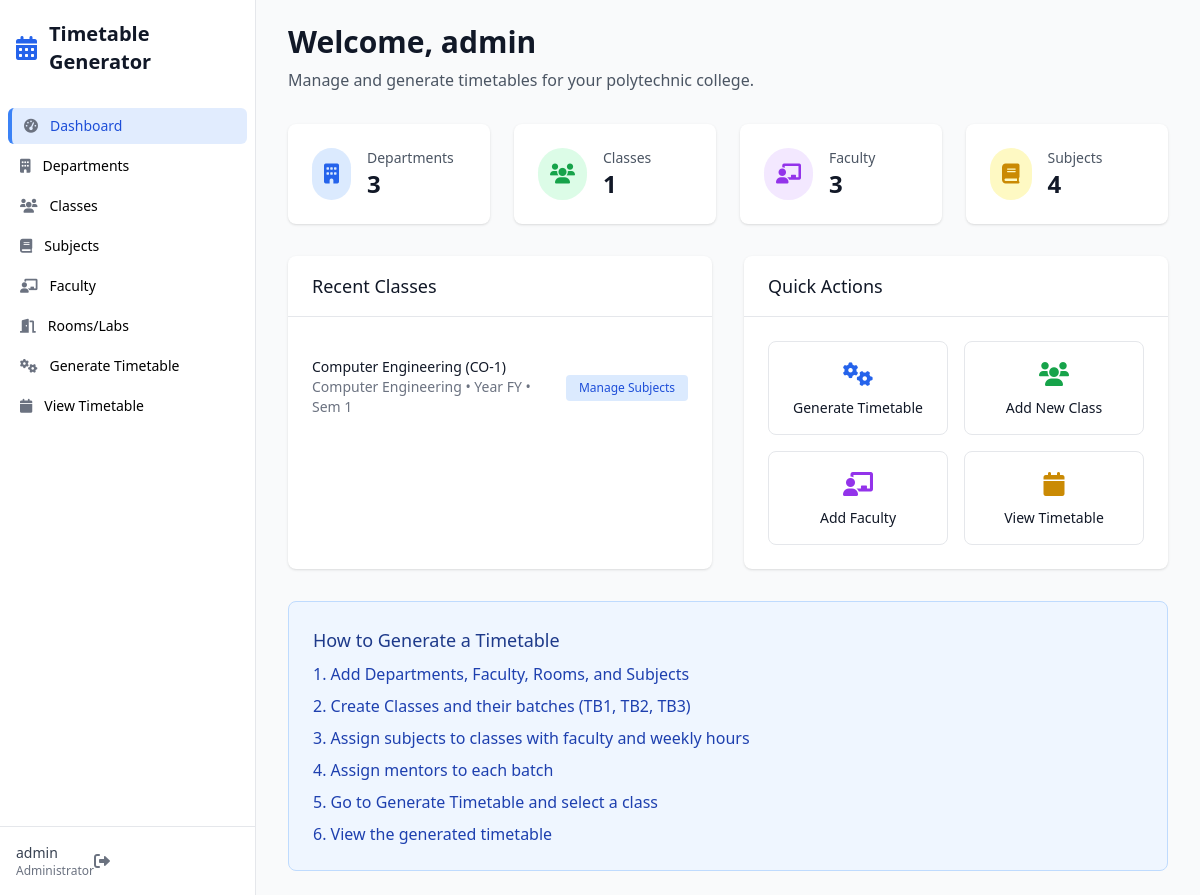
Page /dashboard (signed in) on the earlier database version.
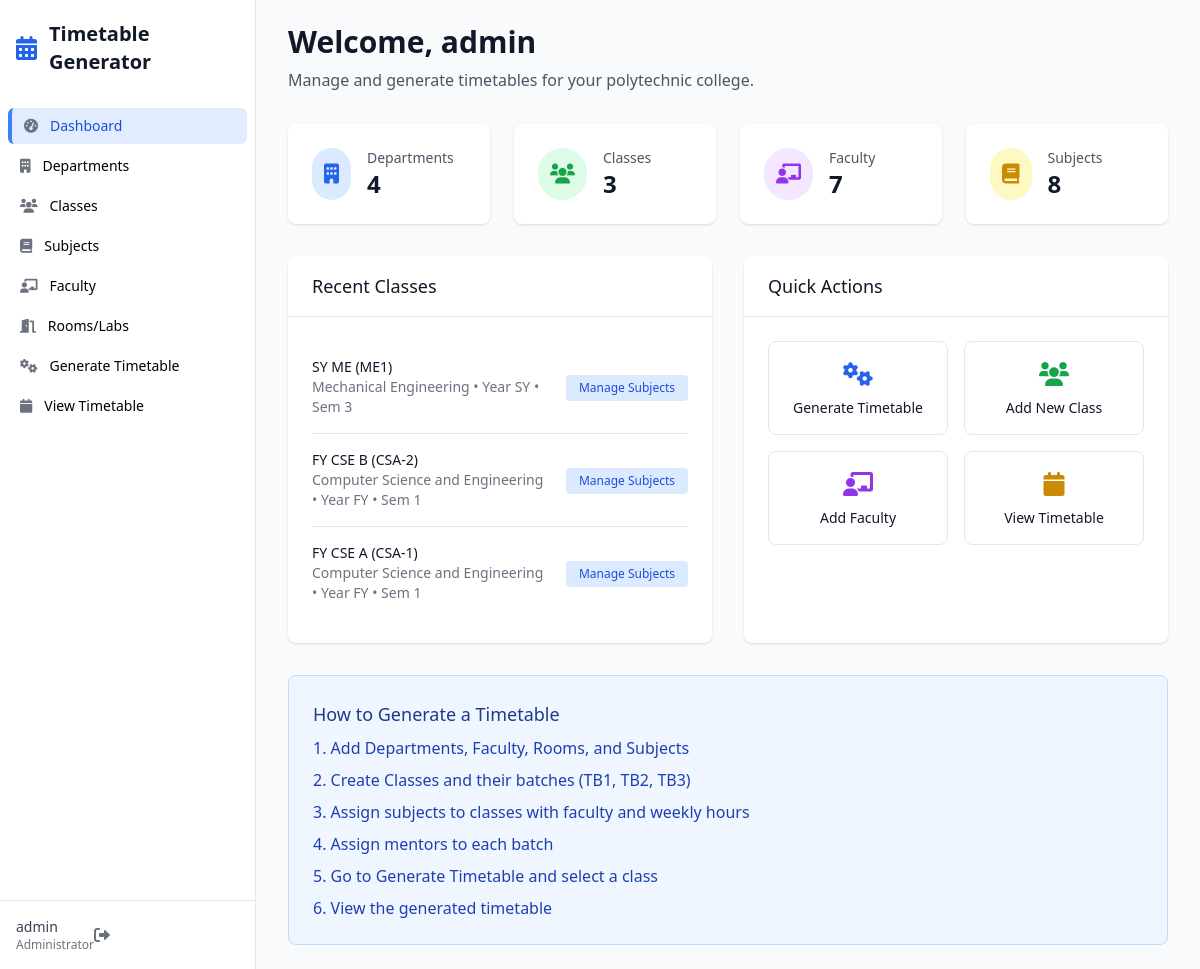
Same page on the later database version.
### app.py (models this page shows, shortened)
class User(UserMixin, db.Model):
    id = db.Column(db.Integer, primary_key=True)
    username = db.Column(db.String(80), unique=True, nullable=False)
    email = db.Column(db.String(120), unique=True, nullable=False)
    password_hash = db.Column(db.String(200))
    is_admin = db.Column(db.Boolean, default=False)
    created_at = db.Column(db.DateTime, default=datetime.utcnow)

class Class(db.Model):
    id = db.Column(db.Integer, primary_key=True)
    name = db.Column(db.String(50), nullable=False)
    code = db.Column(db.String(20), unique=True, nullable=False)
    year = db.Column(db.String(10), nullable=False)  # FY, SY, TY
    department_id = db.Column(db.Integer, db.ForeignKey('department.id'), nullable=False)
    semester = db.Column(db.Integer, nullable=False)
    strength = db.Column(db.Integer, default=60)
    created_at = db.Column(db.DateTime, default=datetime.utcnow)
    subjects = db.relationship('ClassSubject', backref='class_ref', lazy=True)
    batches = db.relationship('Batch', backref='class_ref', lazy=True)
    timetable = db.relationship('Timetable', backref='class_ref', lazy=True)

class Department(db.Model):
    id = db.Column(db.Integer, primary_key=True)
    code = db.Column(db.String(10), unique=True, nullable=False)
    name = db.Column(db.String(100), nullable=False)
    description = db.Column(db.Text)
    created_at = db.Column(db.DateTime, default=datetime.utcnow)
    classes = db.relationship('Class', backref='department', lazy=True)
    faculty = db.relationship('Faculty', backref='department', lazy=True)

### app.py (the view)
@app.route('/dashboard')
@login_required
def dashboard():
    dept_count = Department.query.count()
    class_count = Class.query.count()
    faculty_count = Faculty.query.count()
    subject_count = Subject.query.count()
    recent_classes = Class.query.order_by(Class.created_at.desc()).limit(5).all()
    return render_template('dashboard.html',
                         dept_count=dept_count,
                         class_count=class_count,
                         faculty_count=faculty_count,
                         subject_count=subject_count,
                         recent_classes=recent_classes)

### app.py (called while the page is built)
@login_manager.user_loader
def load_user(user_id):
    return db.session.get(User, int(user_id))

### templates/dashboard.html (shortened to what this page needs)
{% extends "base.html" %}
{% block content %}
<div class="mb-8">
    <h1 class="text-3xl font-bold text-gray-900">Welcome, {{ current_user.username }}</h1>
    <p class="mt-2 text-gray-600">Manage and generate timetables for your polytechnic college.</p>
</div>
<div class="grid grid-cols-1 md:grid-cols-2 lg:grid-cols-4 gap-6 mb-8">
    <div class="card bg-white rounded-lg shadow p-6">
        <div class="flex items-center">
            <div class="rounded-full bg-blue-100 p-3">
                <i class="fas fa-building text-blue-600 text-xl"></i>
            </div>
            <div class="ml-4">
                <p class="text-sm font-medium text-gray-600">Departments</p>
                <p class="text-2xl font-semibold text-gray-900">{{ dept_count }}</p>
            </div>
        </div>
    </div>
    <div class="card bg-white rounded-lg shadow p-6">
        <div class="flex items-center">
            <div class="rounded-full bg-green-100 p-3">
                <i class="fas fa-users text-green-600 text-xl"></i>
            </div>
            <div class="ml-4">
                <p class="text-sm font-medium text-gray-600">Classes</p>
                <p class="text-2xl font-semibold text-gray-900">{{ class_count }}</p>
            </div>
        </div>
    </div>
    <div class="card bg-white rounded-lg shadow p-6">
        <div class="flex items-center">
            <div class="rounded-full bg-purple-100 p-3">
                <i class="fas fa-chalkboard-teacher text-purple-600 text-xl"></i>
            </div>
            <div class="ml-4">
                <p class="text-sm font-medium text-gray-600">Faculty</p>
                <p class="text-2xl font-semibold text-gray-900">{{ faculty_count }}</p>
            </div>
        </div>
    </div>
    <div class="card bg-white rounded-lg shadow p-6">
        <div class="flex items-center">
            <div class="rounded-full bg-yellow-100 p-3">
                <i class="fas fa-book text-yellow-600 text-xl"></i>
            </div>
            <div class="ml-4">
                <p class="text-sm font-medium text-gray-600">Subjects</p>
                <p class="text-2xl font-semibold text-gray-900">{{ subject_count }}</p>
            </div>
        </div>
    </div>
</div>
<div class="grid grid-cols-1 lg:grid-cols-2 gap-8">
    <div class="bg-white rounded-lg shadow">
        <div class="px-6 py-4 border-b border-gray-200">
            <h3 class="text-lg font-medium text-gray-900">Recent Classes</h3>
        </div>
        <div class="p-6">
            <div class="flow-root">
                <ul class="divide-y divide-gray-200">
                    {% for class in recent_classes %}
                    <li class="py-4">
                        <div class="flex items-center space-x-4">
                            <div class="flex-1 min-w-0">
                                <p class="text-sm font-medium text-gray-900 truncate">
                                    {{ class.name }} ({{ class.code }})
                                </p>
                                <p class="text-sm text-gray-500">
                                    {{ class.department.name }} • Year {{ class.year }} • Sem {{ class.semester }}
                                </p>
                            </div>
                            <div>
                                <a href="{{ url_for('manage_class_subjects', class_id=class.id) }}"
                                   class="inline-flex items-center px-3 py-1 border border-transparent text-xs font-medium rounded text-primary-700 bg-primary-100 hover:bg-primary-200">
                                    Manage Subjects
                                </a>
                            </div>
                        </div>
                    </li>
                    {% endfor %}
                </ul>
            </div>
        </div>
    </div>
    <div class="bg-white rounded-lg shadow">
        <div class="px-6 py-4 border-b border-gray-200">
            <h3 class="text-lg font-medium text-gray-900">Quick Actions</h3>
        </div>
        <div class="p-6">
            <div class="grid grid-cols-2 gap-4">
                <a href="{{ url_for('generate_timetable') }}" class="flex flex-col items-center justify-center p-4 border border-gray-200 rounded-lg hover:bg-gray-50">
                    <i class="fas fa-cogs text-primary-600 text-2xl mb-2"></i>
                    <span class="text-sm font-medium text-gray-900">Generate Timetable</span>
                </a>
                <a href="{{ url_for('manage_classes') }}" class="flex flex-col items-center justify-center p-4 border border-gray-200 rounded-lg hover:bg-gray-50">
                    <i class="fas fa-users text-green-600 text-2xl mb-2"></i>
                    <span class="text-sm font-medium text-gray-900">Add New Class</span>
                </a>
                <a href="{{ url_for('manage_faculty') }}" class="flex flex-col items-center justify-center p-4 border border-gray-200 rounded-lg hover:bg-gray-50">
                    <i class="fas fa-chalkboard-teacher text-purple-600 text-2xl mb-2"></i>
                    <span class="text-sm font-medium text-gray-900">Add Faculty</span>
                </a>
                <a href="{{ url_for('view_timetable') }}" class="flex flex-col items-center justify-center p-4 border border-gray-200 rounded-lg hover:bg-gray-50">
                    <i class="fas fa-calendar text-yellow-600 text-2xl mb-2"></i>
                    <span class="text-sm font-medium text-gray-900">View Timetable</span>
                </a>
            </div>
        </div>
    </div>
</div>
<div class="mt-8 bg-blue-50 border border-blue-200 rounded-lg p-6">
    <h3 class="text-lg font-medium text-blue-900 mb-2">How to Generate a Timetable</h3>
    <ol class="list-decimal list-inside space-y-2 text-blue-800">
        <li>Add Departments, Faculty, Rooms, and Subjects</li>
        <li>Create Classes and their batches (TB1, TB2, TB3)</li>
        <li>Assign subjects to classes with faculty and weekly hours</li>
        <li>Assign mentors to each batch</li>
        <li>Go to Generate Timetable and select a class</li>
        <li>View the generated timetable</li>
    </ol>
</div>
{% endblock %}

### templates/base.html (shortened to what this page needs)
<!DOCTYPE html>
<html lang="en" class="h-full bg-gray-50">
<head>
    <script src="https://cdn.tailwindcss.com"></script>
    <link href="https://cdnjs.cloudflare.com/ajax/libs/font-awesome/6.0.0/css/all.min.css" rel="stylesheet">
</head>
<body class="h-full">
    {% if current_user.is_authenticated %}
    <div class="min-h-full">
        <div class="hidden lg:fixed lg:inset-y-0 lg:flex lg:w-64 lg:flex-col">
            <div class="flex min-h-0 flex-1 flex-col border-r border-gray-200 bg-white">
                <div class="flex flex-1 flex-col overflow-y-auto pt-5 pb-4">
                    <div class="flex flex-shrink-0 items-center px-4">
                        <i class="fas fa-calendar-alt text-primary-600 text-2xl mr-3"></i>
                        <h1 class="text-xl font-bold text-gray-900">Timetable Generator</h1>
                    </div>
                    <nav class="mt-8 flex-1 space-y-1 px-2">
                        <a href="{{ url_for('dashboard') }}" class="sidebar-link group flex items-center px-3 py-2 text-sm font-medium rounded-md {% if request.endpoint == 'dashboard' %}active{% endif %}">
                            <i class="fas fa-tachometer-alt text-gray-500 mr-3 flex-shrink-0"></i>
                            Dashboard
                        </a>
                        <a href="{{ url_for('manage_departments') }}" class="sidebar-link group flex items-center px-3 py-2 text-sm font-medium rounded-md {% if request.endpoint == 'manage_departments' %}active{% endif %}">
                            <i class="fas fa-building text-gray-500 mr-3 flex-shrink-0"></i>
                            Departments
                        </a>
                        <a href="{{ url_for('manage_classes') }}" class="sidebar-link group flex items-center px-3 py-2 text-sm font-medium rounded-md {% if request.endpoint == 'manage_classes' %}active{% endif %}">
                            <i class="fas fa-users text-gray-500 mr-3 flex-shrink-0"></i>
                            Classes
                        </a>
                        <a href="{{ url_for('manage_subjects') }}" class="sidebar-link group flex items-center px-3 py-2 text-sm font-medium rounded-md {% if request.endpoint == 'manage_subjects' %}active{% endif %}">
                            <i class="fas fa-book text-gray-500 mr-3 flex-shrink-0"></i>
                            Subjects
                        </a>
                        <a href="{{ url_for('manage_faculty') }}" class="sidebar-link group flex items-center px-3 py-2 text-sm font-medium rounded-md {% if request.endpoint == 'manage_faculty' %}active{% endif %}">
                            <i class="fas fa-chalkboard-teacher text-gray-500 mr-3 flex-shrink-0"></i>
                            Faculty
                        </a>
                        <a href="{{ url_for('manage_rooms') }}" class="sidebar-link group flex items-center px-3 py-2 text-sm font-medium rounded-md {% if request.endpoint == 'manage_rooms' %}active{% endif %}">
                            <i class="fas fa-door-open text-gray-500 mr-3 flex-shrink-0"></i>
                            Rooms/Labs
                        </a>
                        <a href="{{ url_for('generate_timetable') }}" class="sidebar-link group flex items-center px-3 py-2 text-sm font-medium rounded-md {% if request.endpoint == 'generate_timetable' %}active{% endif %}">
                            <i class="fas fa-cogs text-gray-500 mr-3 flex-shrink-0"></i>
                            Generate Timetable
                        </a>
                        <a href="{{ url_for('view_timetable') }}" class="sidebar-link group flex items-center px-3 py-2 text-sm font-medium rounded-md {% if request.endpoint == 'view_timetable' %}active{% endif %}">
                            <i class="fas fa-calendar text-gray-500 mr-3 flex-shrink-0"></i>
                            View Timetable
                        </a>
                    </nav>
                </div>
                <div class="flex flex-shrink-0 border-t border-gray-200 p-4">
                    <div class="flex items-center">
                        <div>
                            <p class="text-sm font-medium text-gray-700">{{ current_user.username }}</p>
                            <p class="text-xs text-gray-500">Administrator</p>
                        </div>
                        <a href="{{ url_for('logout') }}" class="ml-auto">
                            <i class="fas fa-sign-out-alt text-gray-500 hover:text-red-500"></i>
                        </a>
                    </div>
                </div>
            </div>
        </div>
        <div class="lg:pl-64">
            <div class="flex flex-col">
                <main class="flex-1">
                    <div class="py-6">
                        <div class="mx-auto max-w-7xl px-4 sm:px-6 lg:px-8">
                            {% block content %}{% endblock %}
                        </div>
                    </div>
                </main>
            </div>
        </div>
    </div>
    {% else %}
        {% block auth_content %}{% endblock %}
    {% endif %}
</body>
</html>

### templates/base.html (style rules this page uses)
.sidebar-link.active { background-color: rgba(59, 130, 246, 0.15); border-left: 4px solid #3b82f6; color: #1d4ed8; }
.card { transition: transform 0.2s ease-in-out; }

Differences in the rows shown:
removed Class: name "Computer Engineering", code "CO-1", department.name "Computer Engineering", year "FY", semester "1"
added Class: name "SY ME", code "ME1", department.name "Mechanical Engineering", year "SY", semester "3"
added Class: name "FY CSE B", code "CSA-2", department.name "Computer Science and Engineering", year "FY", semester "1"
added Class: name "FY CSE A", code "CSA-1", department.name "Computer Science and Engineering", year "FY", semester "1"
Other differences:
{{ dept_count }}: "3" → "4"
{{ class_count }}: "1" → "3"
{{ faculty_count }}: "3" → "7"
{{ subject_count }}: "4" → "8"
